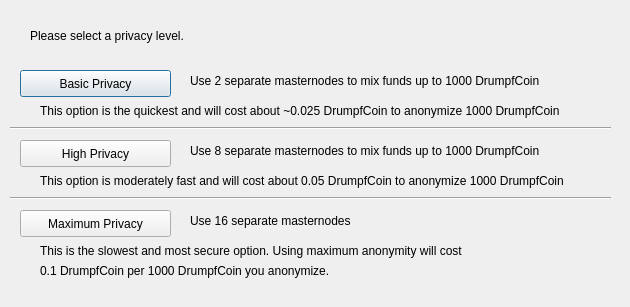
<?xml version="1.0" encoding="UTF-8"?>
<ui version="4.0">
 <class>DarksendConfig</class>
 <widget class="QDialog" name="DarksendConfig">
  <property name="geometry">
   <rect>
    <x>0</x>
    <y>0</y>
    <width>630</width>
    <height>307</height>
   </rect>
  </property>
  <property name="windowTitle">
   <string>Configure Darksend</string>
  </property>
  <widget class="QPushButton" name="buttonBasic">
   <property name="geometry">
    <rect>
     <x>20</x>
     <y>70</y>
     <width>151</width>
     <height>27</height>
    </rect>
   </property>
   <property name="text">
    <string>Basic Privacy</string>
   </property>
  </widget>
  <widget class="QPushButton" name="buttonHigh">
   <property name="geometry">
    <rect>
     <x>20</x>
     <y>140</y>
     <width>151</width>
     <height>27</height>
    </rect>
   </property>
   <property name="text">
    <string>High Privacy</string>
   </property>
  </widget>
  <widget class="QPushButton" name="buttonMax">
   <property name="geometry">
    <rect>
     <x>20</x>
     <y>210</y>
     <width>151</width>
     <height>27</height>
    </rect>
   </property>
   <property name="text">
    <string>Maximum Privacy</string>
   </property>
  </widget>
  <widget class="QLabel" name="label">
   <property name="geometry">
    <rect>
     <x>30</x>
     <y>20</y>
     <width>571</width>
     <height>31</height>
    </rect>
   </property>
   <property name="text">
    <string>Please select a privacy level.</string>
   </property>
  </widget>
  <widget class="QLabel" name="label_2">
   <property name="geometry">
    <rect>
     <x>190</x>
     <y>70</y>
     <width>421</width>
     <height>21</height>
    </rect>
   </property>
   <property name="text">
    <string>Use 2 separate masternodes to mix funds up to 1000 DrumpfCoin</string>
   </property>
  </widget>
  <widget class="QLabel" name="label_3">
   <property name="geometry">
    <rect>
     <x>190</x>
     <y>140</y>
     <width>411</width>
     <height>21</height>
    </rect>
   </property>
   <property name="text">
    <string>Use 8 separate masternodes to mix funds up to 1000 DrumpfCoin</string>
   </property>
  </widget>
  <widget class="QLabel" name="label_4">
   <property name="geometry">
    <rect>
     <x>190</x>
     <y>210</y>
     <width>421</width>
     <height>21</height>
    </rect>
   </property>
   <property name="text">
    <string>Use 16 separate masternodes</string>
   </property>
  </widget>
  <widget class="QLabel" name="label_6">
   <property name="geometry">
    <rect>
     <x>40</x>
     <y>100</y>
     <width>561</width>
     <height>21</height>
    </rect>
   </property>
   <property name="text">
    <string>This option is the quickest and will cost about ~0.025 DrumpfCoin to anonymize 1000 DrumpfCoin</string>
   </property>
  </widget>
  <widget class="QLabel" name="label_7">
   <property name="geometry">
    <rect>
     <x>40</x>
     <y>170</y>
     <width>561</width>
     <height>21</height>
    </rect>
   </property>
   <property name="text">
    <string>This option is moderately fast and will cost about 0.05 DrumpfCoin to anonymize 1000 DrumpfCoin</string>
   </property>
  </widget>
  <widget class="QLabel" name="label_8">
   <property name="geometry">
    <rect>
     <x>40</x>
     <y>240</y>
     <width>561</width>
     <height>21</height>
    </rect>
   </property>
   <property name="text">
    <string>This is the slowest and most secure option. Using maximum anonymity will cost</string>
   </property>
  </widget>
  <widget class="QLabel" name="label_9">
   <property name="geometry">
    <rect>
     <x>40</x>
     <y>260</y>
     <width>561</width>
     <height>21</height>
    </rect>
   </property>
   <property name="text">
    <string>0.1 DrumpfCoin per 1000 DrumpfCoin you anonymize.</string>
   </property>
  </widget>
  <widget class="Line" name="line">
   <property name="geometry">
    <rect>
     <x>10</x>
     <y>120</y>
     <width>601</width>
     <height>16</height>
    </rect>
   </property>
   <property name="orientation">
    <enum>Qt::Horizontal</enum>
   </property>
  </widget>
  <widget class="Line" name="line_2">
   <property name="geometry">
    <rect>
     <x>10</x>
     <y>190</y>
     <width>601</width>
     <height>16</height>
    </rect>
   </property>
   <property name="orientation">
    <enum>Qt::Horizontal</enum>
   </property>
  </widget>
 </widget>
 <resources/>
 <connections/>
</ui>
